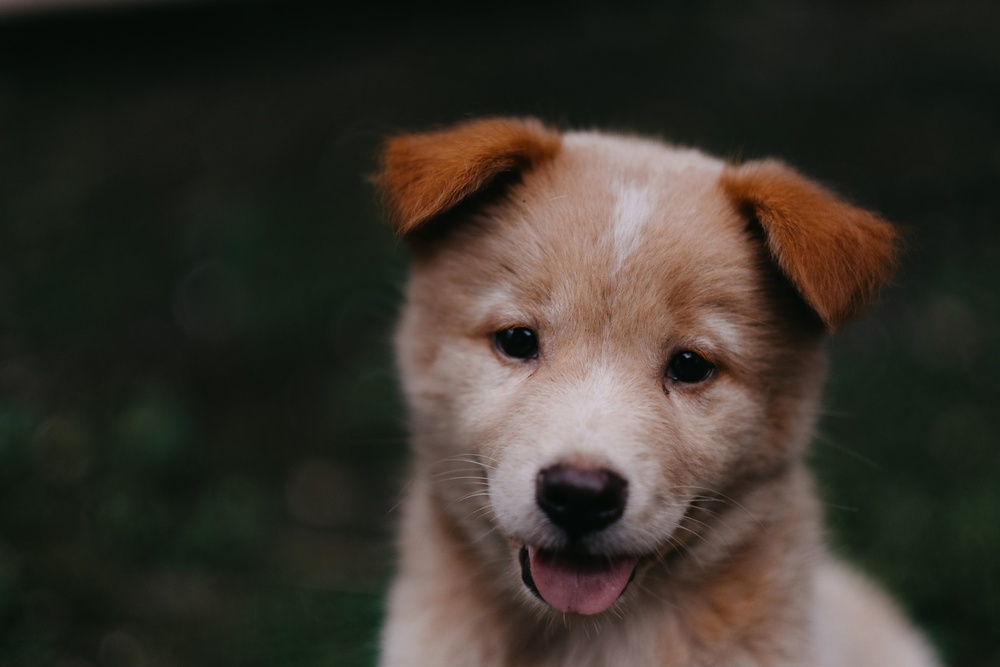
#> input picture DATA/00-puppy.jpg, 1000 x 667 px, shrunk from 1950 x 1300 before the run, found by its file name
$ jupyter execute contour_detection.ipynb
#> lines starting #> are read from the running program, lines starting #| are printed output that depends on the picture; after the words box and inside, x2 and y2 are one past the last pixel; in counts of white or black regions, pixels touching at a corner belong together
[cell 1]
import cv2
import matplotlib.pyplot as plt
import numpy as np

[cell 2]
img1=cv2.imread("DATA/00-puppy.jpg")
#> img1 is the input picture: shape (667, 1000, 3); mean B, G, R 43.8, 51.8, 57.3
img2=cv2.cvtColor(img1,cv2.COLOR_BGR2RGB)

[cell 3]
img3=cv2.cvtColor(img2,cv2.COLOR_RGB2GRAY)
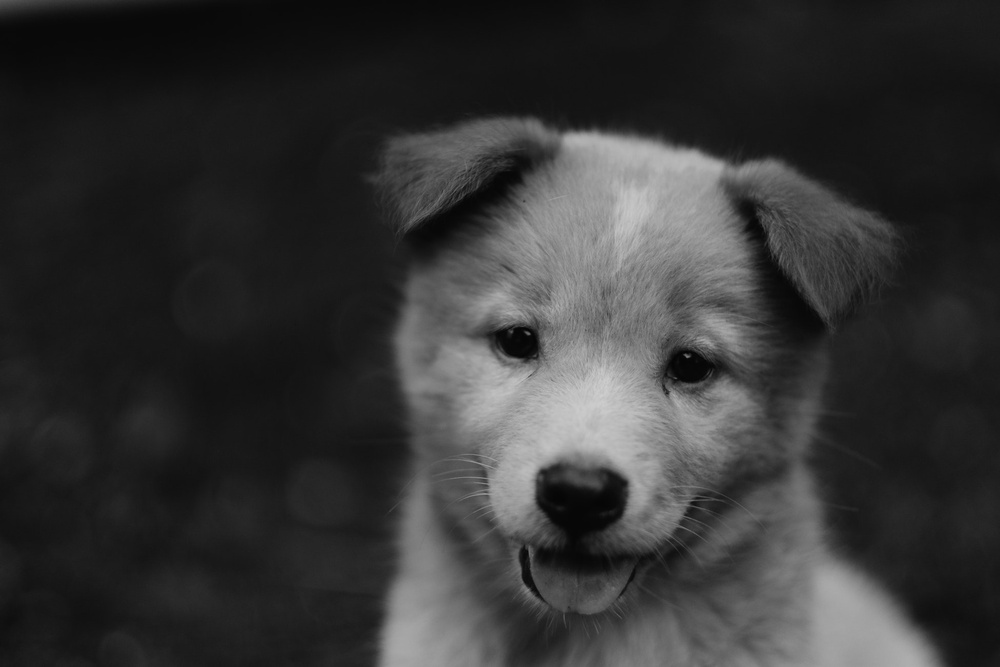
#> img3: shape (667, 1000); min 2, max 207, mean 52.6
plt.imshow(img3)

[cell 4]
#APPLYING BINARY THRESHOLD TO THE IMAGE

[cell 5]
ret,thresh=cv2.threshold(img3,127,255,cv2.THRESH_BINARY)
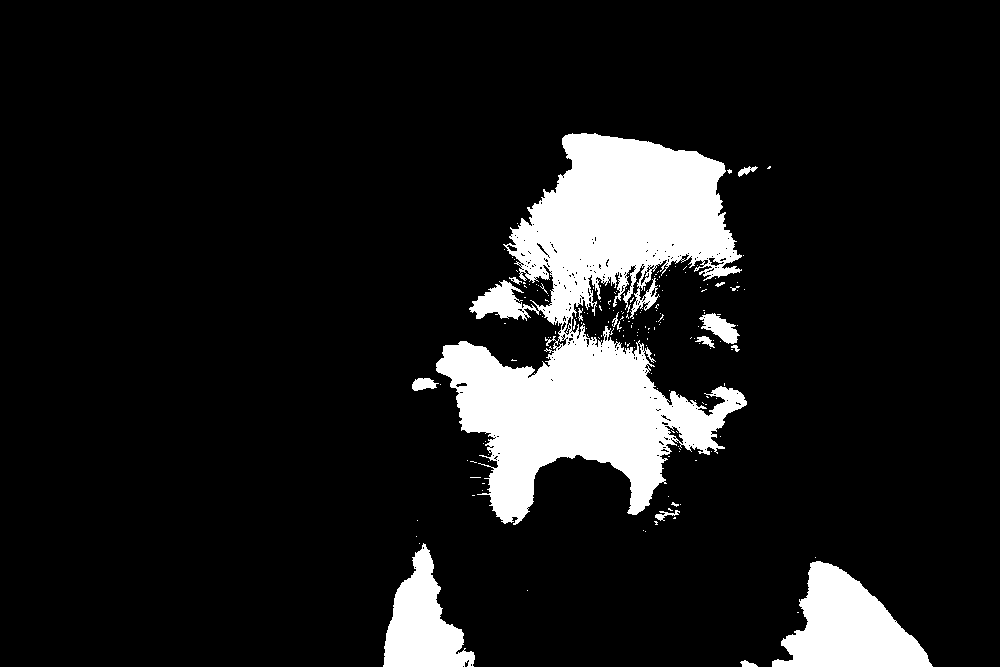
#> thresh: shape (667, 1000); 11.1% white; 178 white regions (163 under 20 px)

[cell 6]
plt.imshow(thresh)

[cell 7]
contours,hie=cv2.findContours(thresh,cv2.RETR_TREE,cv2.CHAIN_APPROX_NONE)
#> contours = 508 contours, 485 with area under 20; largest, box (x1, y1, x2, y2) and area: (436, 133, 747, 525) 56226, (772, 561, 933, 667) 9232, (383, 543, 475, 667) 5791, (699, 313, 740, 344) 579, (412, 378, 439, 391) 206; hie = 508 rows, first 6: [1, -1, -1, -1], [2, 0, -1, -1], [3, 1, -1, -1], [5, 2, 4, -1], [-1, -1, -1, 3], [6, 3, -1, -1]

[cell 8]
cv2.drawContours(img2,contours,5,(0,255,0),10)
#> img2: shape (667, 1000, 3); mean R, G, B 57.2, 51.8, 43.8
plt.imshow(img2)

$ run again, with DATA/Denis_Mukwege.jpg copied over DATA/00-puppy.jpg
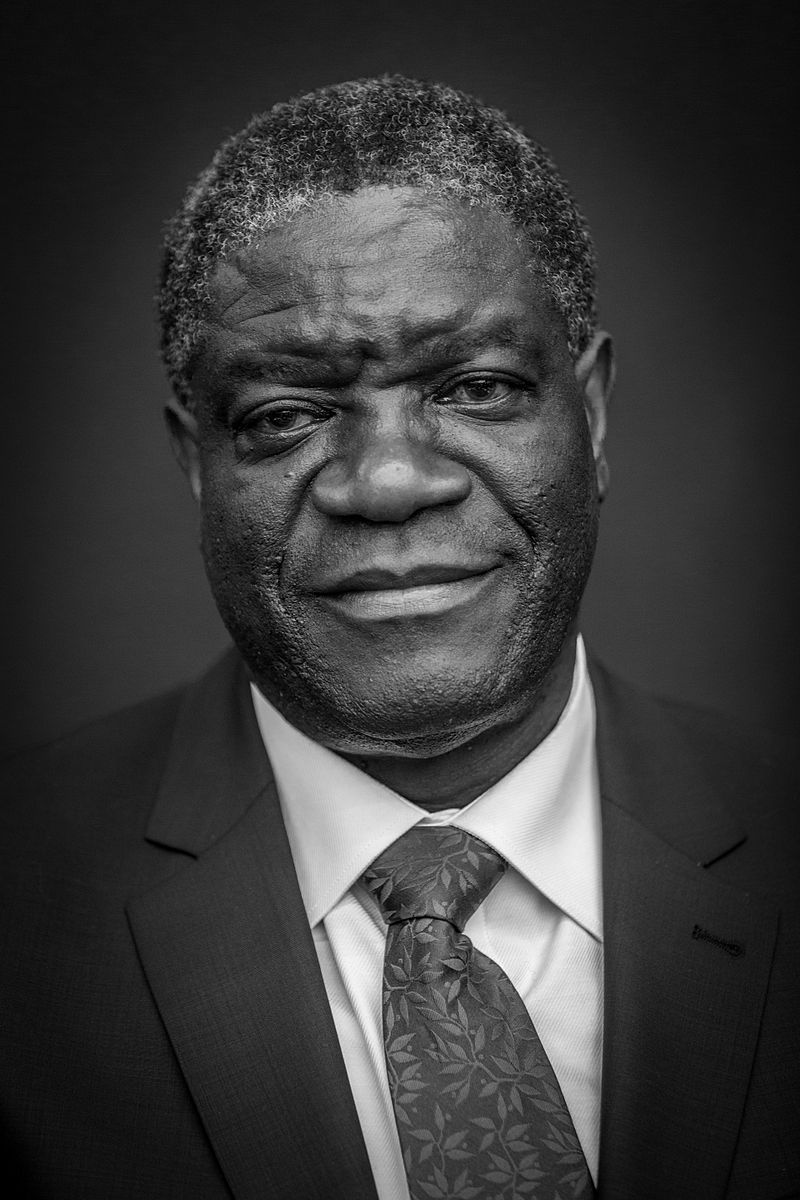
#> input picture DATA/Denis_Mukwege.jpg, 800 x 1200 px, found by its file name
#> img1 is the input picture: shape (1200, 800, 3); min 0, max 255, mean 58.8
#> `ret,thresh=cv2.threshold(img3,127,255,cv2.THRESH_BINARY)`:
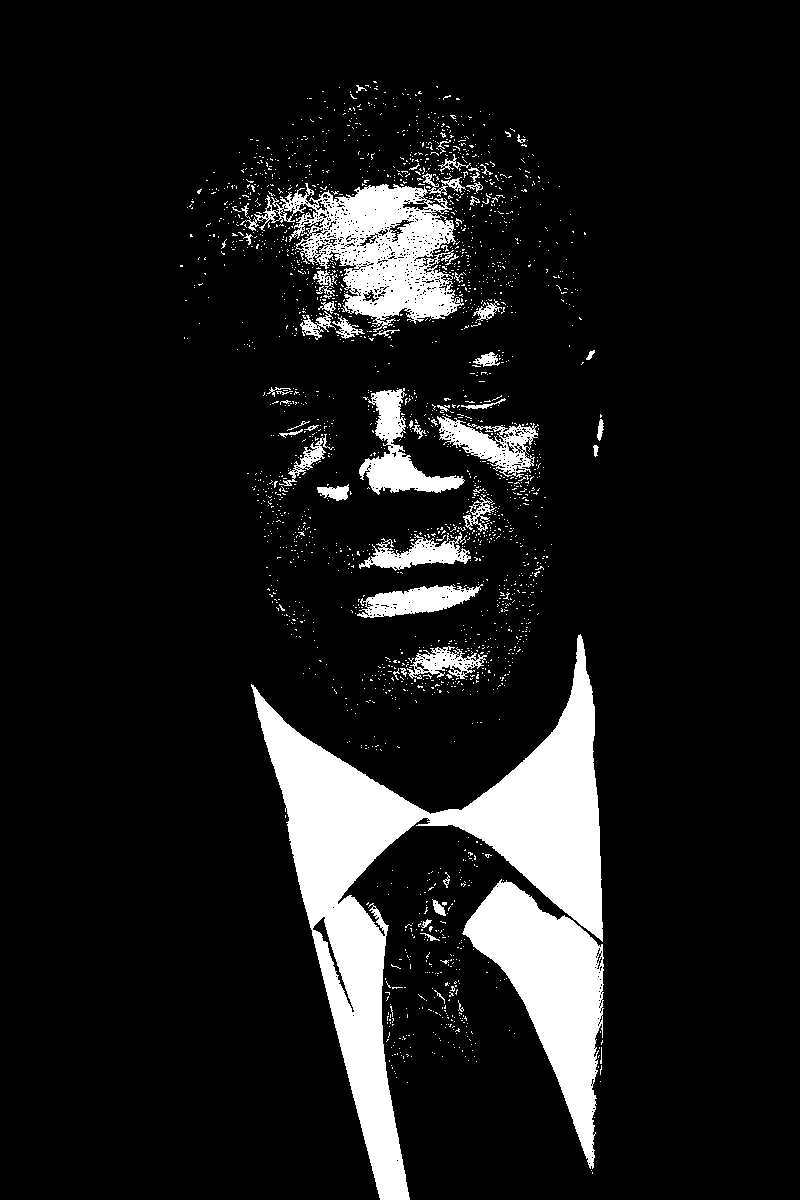
#> thresh: shape (1200, 800); 10.6% white; 2138 white regions (2078 under 20 px)
#> contours = 3180 contours, 3100 with area under 20; largest, box (x1, y1, x2, y2) and area: (251, 634, 603, 1200) 47831, (462, 879, 604, 1169) 16629, (240, 183, 464, 332) 15447, (359, 388, 465, 495) 3522, (437, 416, 539, 478) 2685
#> img2: shape (1200, 800, 3); 0.01% of pixels changed, all inside (x1, y1, x2, y2) = (391, 1072, 402, 1083)

$ run again, with DATA/Nadia_Murad.jpg copied over DATA/00-puppy.jpg
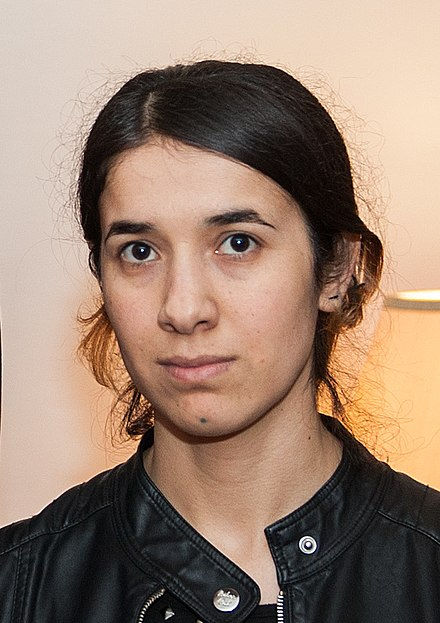
#> input picture DATA/Nadia_Murad.jpg, 440 x 623 px, found by its file name
#> img1 is the input picture: shape (623, 440, 3); mean B, G, R 112.7, 129.2, 153.8
#> `img3=cv2.cvtColor(img2,cv2.COLOR_RGB2GRAY)`:
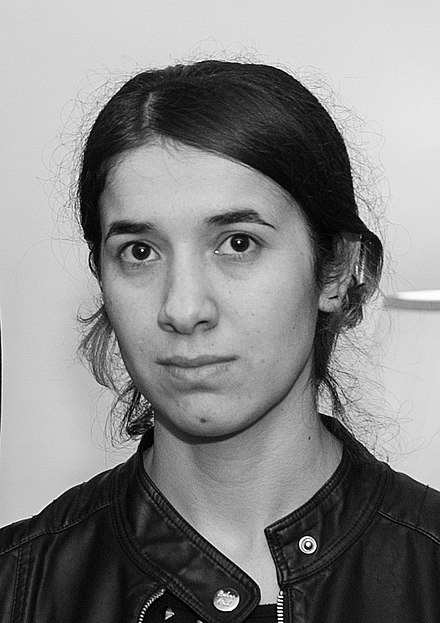
#> img3: shape (623, 440); min 0, max 255, mean 134.7
#> `ret,thresh=cv2.threshold(img3,127,255,cv2.THRESH_BINARY)`:
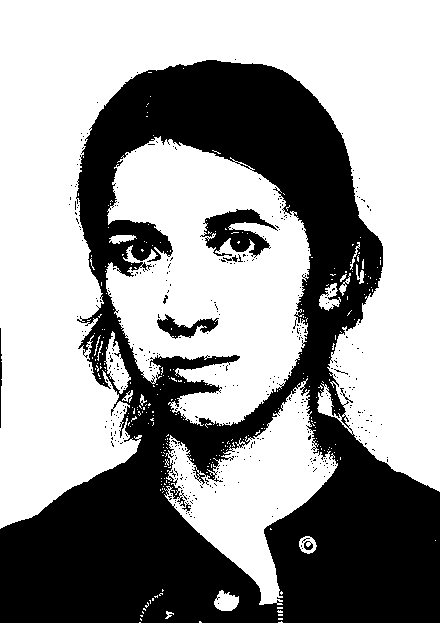
#> thresh: shape (623, 440); 60.3% white; 403 black regions (394 under 20 px)
#> contours = 985 contours, 957 with area under 20; largest, box (x1, y1, x2, y2) and area: (0, 0, 440, 529) 108430, (106, 136, 311, 426) 39626, (164, 378, 338, 605) 15228, (200, 208, 278, 257) 2035, (156, 313, 220, 340) 761; hie = 985 rows, first 6: [1, -1, -1, -1], [2, 0, -1, -1], [3, 1, -1, -1], [4, 2, -1, -1], [5, 3, -1, -1], [6, 4, -1, -1]
